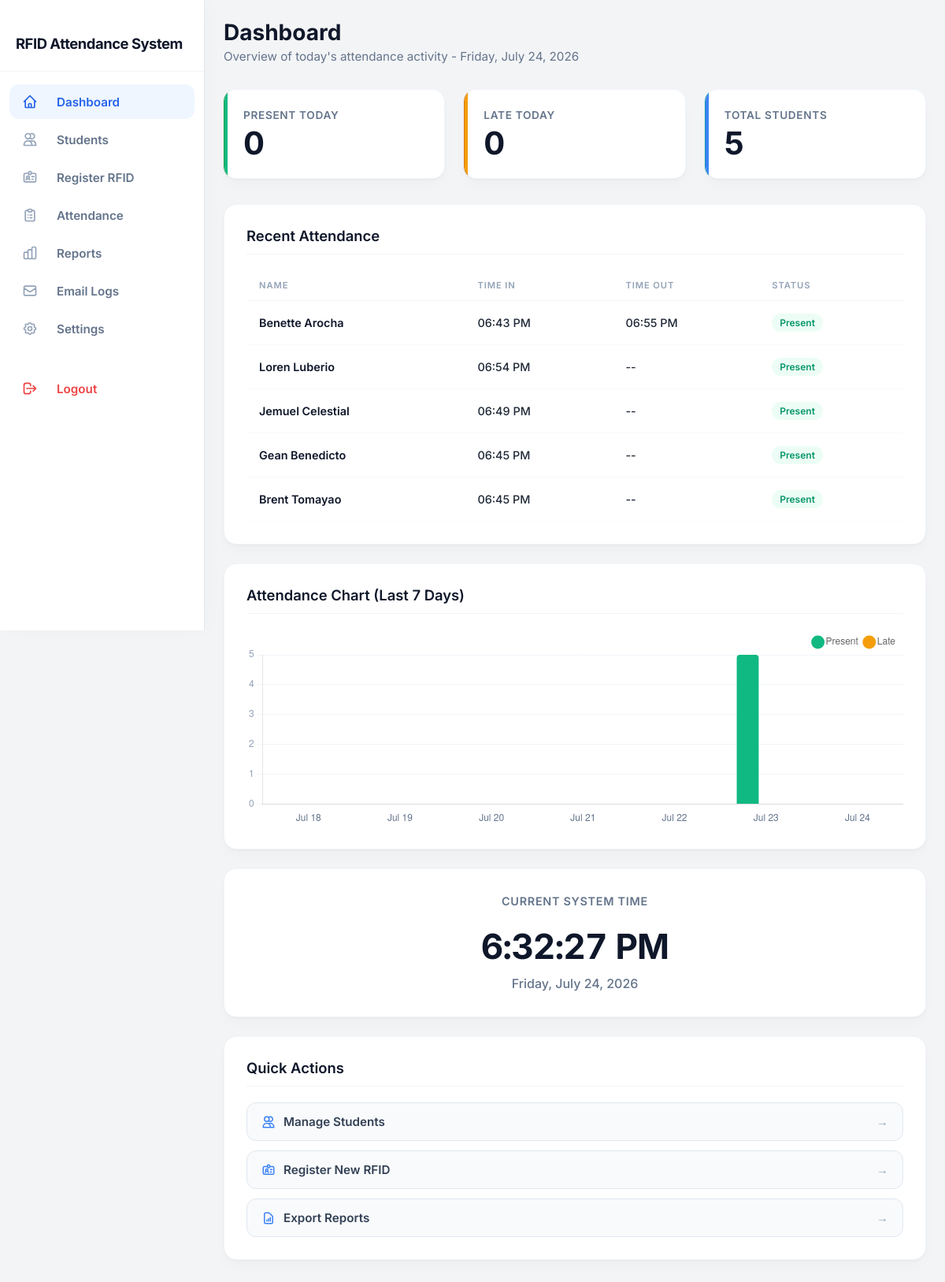
Page /admin/dashboard.php (signed in) on the committed database.
### tables this page shows
CREATE TABLE `attendance` (
  `id` int(11) NOT NULL,
  `student_id` int(11) NOT NULL,
  `rfid_uid` varchar(50) NOT NULL,
  `date` date NOT NULL,
  `time_in` time DEFAULT NULL,
  `time_out` time DEFAULT NULL,
  `status` varchar(20) DEFAULT 'Present',
  `created_at` timestamp NOT NULL DEFAULT current_timestamp()
);

CREATE TABLE `students` (
  `id` int(11) NOT NULL,
  `student_id` varchar(30) NOT NULL,
  `fullname` varchar(150) NOT NULL,
  `course` varchar(100) DEFAULT NULL,
  `year` varchar(20) DEFAULT NULL,
  `section` varchar(20) DEFAULT NULL,
  `phone` varchar(20) DEFAULT NULL,
  `email` varchar(255) DEFAULT NULL,
  `rfid_uid` varchar(50) DEFAULT NULL,
  `photo` varchar(255) DEFAULT NULL,
  `created_at` timestamp NOT NULL DEFAULT current_timestamp()
);

### includes/functions.php (called while the page is built, shortened)
<?php
function h(mixed $value): string {
    return htmlspecialchars($value ?? '', ENT_QUOTES, 'UTF-8');
}
function formatTime(?string $time): string {
    if (empty($time)) return '--';
    return date('h:i A', strtotime($time));
}

### admin/dashboard.php (the view, shortened to what this page needs)
<?php
require_once '../includes/config.php';
require_once '../includes/functions.php';
$today = date('Y-m-d');
$presentToday = mysqli_query($conn, "SELECT COUNT(*) c FROM attendance WHERE date = '$today' AND status = 'Present'");
$presentToday = mysqli_fetch_assoc($presentToday)['c'];
$lateToday = mysqli_query($conn, "SELECT COUNT(*) c FROM attendance WHERE date = '$today' AND status = 'Late'");
$lateToday = mysqli_fetch_assoc($lateToday)['c'];
$totalStudents = mysqli_query($conn, "SELECT COUNT(*) c FROM students");
$totalStudents = mysqli_fetch_assoc($totalStudents)['c'];
$recent = mysqli_query($conn, "
    SELECT a.*, s.fullname, s.course, s.year, s.section
    FROM attendance a
    JOIN students s ON s.id = a.student_id
    ORDER BY a.date DESC, GREATEST(COALESCE(a.time_out,'00:00:00'), COALESCE(a.time_in,'00:00:00')) DESC
    LIMIT 10
");
$chartLabels = [];
$chartPresent = [];
$chartLate = [];
for ($i = 6; $i >= 0; $i--) {
    $d = date('Y-m-d', strtotime("-$i days"));
    $chartLabels[] = date('M d', strtotime($d));
    $p = mysqli_fetch_assoc(mysqli_query($conn, "SELECT COUNT(*) c FROM attendance WHERE date='$d' AND status='Present'"))['c'];
    $l = mysqli_fetch_assoc(mysqli_query($conn, "SELECT COUNT(*) c FROM attendance WHERE date='$d' AND status='Late'"))['c'];
    $chartPresent[] = (int)$p;
    $chartLate[] = (int)$l;
}
require_once '../includes/header.php';
require_once '../includes/sidebar.php';
?>
<div class="page-content">
    <div style="margin-bottom: 32px;">
        <h1 style="font-size: 1.75rem; font-weight: 700; color: var(--slate-900); margin: 0 0 4px 0;">Dashboard</h1>
        <p style="color: var(--slate-500); font-size: 0.95rem; margin: 0;">Overview of today's attendance activity - <?php echo date('l, F d, Y'); ?></p>
    </div>
    <div class="stats-grid">
        <div class="stat-card success">
            <div class="stat-label">Present Today</div>
            <div class="stat-value"><?php echo $presentToday; ?></div>
        </div>
        <div class="stat-card warning">
            <div class="stat-label">Late Today</div>
            <div class="stat-value"><?php echo $lateToday; ?></div>
        </div>
        <div class="stat-card info">
            <div class="stat-label">Total Students</div>
            <div class="stat-value"><?php echo $totalStudents; ?></div>
        </div>
    </div>
    <div class="dashboard-grid">
        <div style="display: flex; flex-direction: column; gap: 24px;">
            <div class="clean-card">
                <h2>Recent Attendance</h2>
                <div class="table-container">
                    <table>
                        <thead>
                            <tr>
                                <th>Name</th>
                                <th>Time In</th>
                                <th>Time Out</th>
                                <th>Status</th>
                            </tr>
                        </thead>
                        <tbody>
                        <?php while ($row = mysqli_fetch_assoc($recent)):
                            $statusClass = $row['status'] === 'Present' ? 'badge-Present' : 'badge-Late';
                        ?>
                            <tr>
                                <td style="font-weight: 600; color: var(--slate-900);"><?php echo h($row['fullname']); ?></td>
                                <td style="font-weight: 500; color: var(--slate-600);"><?php echo formatTime($row['time_in']); ?></td>
                                <td style="font-weight: 500; color: var(--slate-600);"><?php echo formatTime($row['time_out']); ?></td>
                                <td><span class="status-badge <?php echo $statusClass; ?>"><?php echo h($row['status']); ?></span></td>
                            </tr>
                        <?php endwhile; ?>
                        </tbody>
                    </table>
                </div>
            </div>
            <div class="clean-card">
                <h2>Attendance Chart (Last 7 Days)</h2>
                <div style="position: relative; height: 250px; width: 100%;">
                    <canvas id="attendanceChart"></canvas>
                </div>
            </div>
        </div>
        <div style="display: flex; flex-direction: column; gap: 24px;">
            <div class="clean-card" style="text-align: center; padding: 32px 24px;">
                <h2 style="border: none; margin-bottom: 0; color: var(--slate-500); font-size: 0.9rem; text-transform: uppercase; letter-spacing: 0.05em;">Current System Time</h2>
                <div id="liveClock" class="live-clock-text">--:--:--</div>
                <div style="color: var(--slate-500); font-weight: 500;"><?php echo date('l, F d, Y'); ?></div>
            </div>
            <div class="clean-card">
                <h2>Quick Actions</h2>
                <div style="display: flex; flex-direction: column; gap: 12px;">
                    <a href="students.php" class="btn-quick-action">
                        <span style="display: flex; align-items: center; gap: 10px;">
                            Manage Students
                        </span>
                        <span style="color: var(--slate-400);">&rarr;</span>
                    </a>
                    <a href="register_rfid.php" class="btn-quick-action">
                        <span style="display: flex; align-items: center; gap: 10px;">
                            Register New RFID
                        </span>
                        <span style="color: var(--slate-400);">&rarr;</span>
                    </a>
                    <a href="reports.php" class="btn-quick-action">
                        <span style="display: flex; align-items: center; gap: 10px;">
                            Export Reports
                        </span>
                        <span style="color: var(--slate-400);">&rarr;</span>
                    </a>
                </div>
            </div>
        </div>
    </div>
</div>
<script>
// Live System Clock Function
function updateClock() {
    const now = new Date();
    let h = now.getHours();
    let m = now.getMinutes();
    let s = now.getSeconds();
    const ampm = h >= 12 ? 'PM' : 'AM';
    h = h % 12;
    h = h ? h : 12; // the hour '0' should be '12'
    m = m < 10 ? '0' + m : m;
    s = s < 10 ? '0' + s : s;
    document.getElementById('liveClock').textContent = h + ':' + m + ':' + s + ' ' + ampm;
}
setInterval(updateClock, 1000);
updateClock(); // Initialize immediately
// Chart.js Configuration
const ctx = document.getElementById('attendanceChart').getContext('2d');
new Chart(ctx, {
    type: 'bar',
    data: {
        labels: <?php echo json_encode($chartLabels); ?>,
        datasets: [
            {
                label: 'Present',
                data: <?php echo json_encode($chartPresent); ?>,
                backgroundColor: '#10b981', // emerald-500
                borderRadius: 4,
                barPercentage: 0.6
            },
            {
                label: 'Late',
                data: <?php echo json_encode($chartLate); ?>,
                backgroundColor: '#f59e0b', // amber-500
                borderRadius: 4,
                barPercentage: 0.6
            }
        ]
    },
    options: {
        responsive: true,
        maintainAspectRatio: false,
        plugins: {
            legend: { position: 'top', align: 'end', labels: { usePointStyle: true, boxWidth: 8 } }
        },
        scales: {
            y: {
                beginAtZero: true,
                ticks: { stepSize: 1, color: '#94a3b8' },
                grid: { color: '#f1f5f9', drawBorder: false }
            },
            x: {
                ticks: { color: '#64748b' },
                grid: { display: false, drawBorder: false }
            }
        },
        interaction: { mode: 'index', intersect: false }
    }
});
</script>
<?php require_once '../includes/footer.php'; ?>

### includes/header.php (shortened to what this page needs)
<!DOCTYPE html>
<html lang="en">
<head>
<link rel="stylesheet" href="../assets/css/style.css">
</head>
<body>
<div class="layout">

### includes/sidebar.php (shortened to what this page needs)
<?php $current = basename($_SERVER['PHP_SELF']); ?>
<aside class="sidebar" id="mainSidebar">
    <div class="sidebar-brand-drawer">
        <div class="brand-text">
            RFID Attendance System
        </div>
    </div>
    <nav class="sidebar-nav">
        <a href="dashboard.php" class="<?php echo $current === 'dashboard.php' ? 'active' : ''; ?>">
            <svg xmlns="http://www.w3.org/2000/svg" fill="none" viewBox="0 0 24 24" stroke-width="2"><path stroke-linecap="round" stroke-linejoin="round" d="M3 12l2-2m0 0l7-7 7 7M5 10v10a1 1 0 001 1h3m10-11l2 2m-2-2v10a1 1 0 01-1 1h-3m-6 0a1 1 0 001-1v-4a1 1 0 011-1h2a1 1 0 011 1v4a1 1 0 001 1m-6 0h6" /></svg>
            Dashboard
        </a>
        <a href="students.php" class="<?php echo $current === 'students.php' ? 'active' : ''; ?>">
            <svg xmlns="http://www.w3.org/2000/svg" fill="none" viewBox="0 0 24 24" stroke-width="2"><path stroke-linecap="round" stroke-linejoin="round" d="M12 4.354a4 4 0 110 5.292M15 21H3v-1a6 6 0 0112 0v1zm0 0h6v-1a6 6 0 00-9-5.197M13 7a4 4 0 11-8 0 4 4 0 018 0z" /></svg>
            Students
        </a>
        <a href="register_rfid.php" class="<?php echo $current === 'register_rfid.php' ? 'active' : ''; ?>">
            Register RFID
        </a>
        <a href="attendance.php" class="<?php echo $current === 'attendance.php' ? 'active' : ''; ?>">
            <svg xmlns="http://www.w3.org/2000/svg" fill="none" viewBox="0 0 24 24" stroke-width="2"><path stroke-linecap="round" stroke-linejoin="round" d="M9 5H7a2 2 0 00-2 2v12a2 2 0 002 2h10a2 2 0 002-2V7a2 2 0 00-2-2h-2M9 5a2 2 0 002 2h2a2 2 0 002-2M9 5a2 2 0 012-2h2a2 2 0 012 2m-3 7h3m-3 4h3m-6-4h.01M9 16h.01" /></svg>
            Attendance
        </a>
        <a href="reports.php" class="<?php echo $current === 'reports.php' ? 'active' : ''; ?>">
            Reports
        </a>
        <a href="email_logs.php" class="<?php echo $current === 'email_logs.php' ? 'active' : ''; ?>">
            <svg xmlns="http://www.w3.org/2000/svg" fill="none" viewBox="0 0 24 24" stroke-width="2"><path stroke-linecap="round" stroke-linejoin="round" d="M3 8l7.89 5.26a2 2 0 002.22 0L21 8M5 19h14a2 2 0 002-2V7a2 2 0 00-2-2H5a2 2 0 00-2 2v10a2 2 0 002 2z" /></svg>
            Email Logs
        </a>
        <a href="settings.php" class="<?php echo $current === 'settings.php' ? 'active' : ''; ?>">
            Settings
        </a>
        <a href="../logout.php" class="logout-link">
            <svg xmlns="http://www.w3.org/2000/svg" fill="none" viewBox="0 0 24 24" stroke-width="2"><path stroke-linecap="round" stroke-linejoin="round" d="M17 16l4-4m0 0l-4-4m4 4H7m6 4v1a3 3 0 01-3 3H6a3 3 0 01-3-3V7a3 3 0 013-3h4a3 3 0 013 3v1" /></svg>
            Logout
        </a>
    </nav>
</aside>

### includes/footer.php (shortened to what this page needs)
</div>
</body>
</html>

### assets/css/style.css (style rules this page uses)
:root { --primary: #4f46e5; --primary-dark: #4338ca; --success: #16a34a; --warning: #d97706; --danger: #dc2626; --bg: #f4f5fb; --card-bg: #ffffff; --text: #1f2937; --text-light: #6b7280; --border: #e5e7eb; --sidebar-bg: #1e1b4b; --sidebar-text: #c7d2fe; }
* { box-sizing: border-box; margin: 0; padding: 0; }
body { font-family: 'Segoe UI', Roboto, Arial, sans-serif; background: var(--bg); color: var(--text); }
a { text-decoration: none; color: inherit; }
.layout { display: flex; min-height: 100vh; }
.sidebar { width: 240px; background: var(--sidebar-bg); color: var(--sidebar-text); display: flex; flex-direction: column; padding: 20px 0; flex-shrink: 0; }
.sidebar-nav { display: flex; flex-direction: column; gap: 2px; padding: 10px; }
.sidebar-nav a { display: flex; align-items: center; gap: 12px; padding: 11px 14px; border-radius: 8px; font-size: 14px; color: var(--sidebar-text); transition: background 0.15s; }
.sidebar-nav a.active { background: var(--primary); color: #fff; }
.sidebar-nav a.logout-link { margin-top: 20px; border-top: 1px solid rgba(255,255,255,0.1); padding-top: 15px; }
.stats-grid { display: grid; grid-template-columns: repeat(auto-fit, minmax(200px, 1fr)); gap: 18px; margin-bottom: 24px; }
.stat-card { background: var(--card-bg); border-radius: 12px; padding: 20px; box-shadow: 0 1px 3px rgba(0,0,0,0.06); border-left: 4px solid var(--primary); }
.stat-card.success { border-left-color: var(--success); }
.stat-card.warning { border-left-color: var(--warning); }
.stat-card.info { border-left-color: #0891b2; }
table { width: 100%; border-collapse: collapse; font-size: 14px; }
th, td { text-align: left; padding: 10px 12px; border-bottom: 1px solid var(--border); }
th { color: var(--text-light); font-weight: 600; font-size: 12px; text-transform: uppercase; letter-spacing: 0.03em; }

### includes/header.php (style rules this page uses)
body, html { margin: 0; padding: 0; overflow-x: hidden; font-family: 'Inter', sans-serif; background-color: #f3f4f6; }
.layout { display: flex; min-height: 100vh; width: 100%; position: relative; }

### includes/sidebar.php (style rules this page uses)
:root { --slate-50: #f8fafc; --slate-100: #f1f5f9; --slate-200: #e2e8f0; --slate-300: #cbd5e1; --slate-400: #94a3b8; --slate-500: #64748b; --slate-700: #334155; --slate-800: #1e293b; --slate-900: #0f172a; --blue-500: #3b82f6; --blue-600: #2563eb; --red-500: #ef4444; }
.sidebar { background-color: #ffffff; font-family: 'Inter', sans-serif; display: flex; flex-direction: column; border-right: 1px solid var(--slate-200); height: 100vh; width: 260px; flex-shrink: 0; z-index: 1050; transition: transform 0.3s cubic-bezier(0.4, 0, 0.2, 1); box-shadow: 4px 0 24px rgba(0,0,0,0.02); }
.sidebar-brand-drawer { display: flex; justify-content: space-between; align-items: center; padding: 24px 20px; border-bottom: 1px solid var(--slate-100); margin-bottom: 16px; }
.sidebar-brand-drawer .brand-text { font-size: 1.15rem; font-weight: 700; letter-spacing: -0.025em; color: var(--slate-900); display: flex; align-items: center; gap: 10px; }
.sidebar-nav { display: flex; flex-direction: column; gap: 4px; flex-grow: 1; padding: 0 12px 24px; overflow-y: auto; }
.sidebar-nav a { display: flex; align-items: center; padding: 12px 16px; border-radius: 12px; color: var(--slate-500); text-decoration: none; font-size: 0.95rem; font-weight: 600; transition: all 0.2s ease; }
.sidebar-nav a svg { width: 20px; height: 20px; margin-right: 12px; stroke: var(--slate-400); transition: all 0.2s ease; }
.sidebar-nav a.active { background-color: #eff6ff; color: var(--blue-600); }
.sidebar-nav a.active svg { stroke: var(--blue-600); }
.sidebar-nav a.logout-link { color: var(--red-500); }
.sidebar-nav a.logout-link svg { stroke: var(--red-500); }
@media (min-width: 1025px) { .sidebar { position: sticky; top: 0; transform: translateX(0) !important; } }

### rows in the picture
attendance: student.fullname "Benette Arocha", time_in "06:43 PM", time_out "06:55 PM", status "Present"
attendance: student.fullname "Loren Luberio", time_in "06:54 PM", time_out "--", status "Present"
attendance: student.fullname "Jemuel Celestial", time_in "06:49 PM", time_out "--", status "Present"
attendance: student.fullname "Gean Benedicto", time_in "06:45 PM", time_out "--", status "Present"
attendance: student.fullname "Brent Tomayao", time_in "06:45 PM", time_out "--", status "Present"

### other values in the picture
$presentToday "0"
$lateToday "0"
$totalStudents "5"
chart data {{ json_encode($chartPresent) }} [0,0,0,0,0,5,0]
chart data {{ json_encode($chartLate) }} [0,0,0,0,0,0,0]
